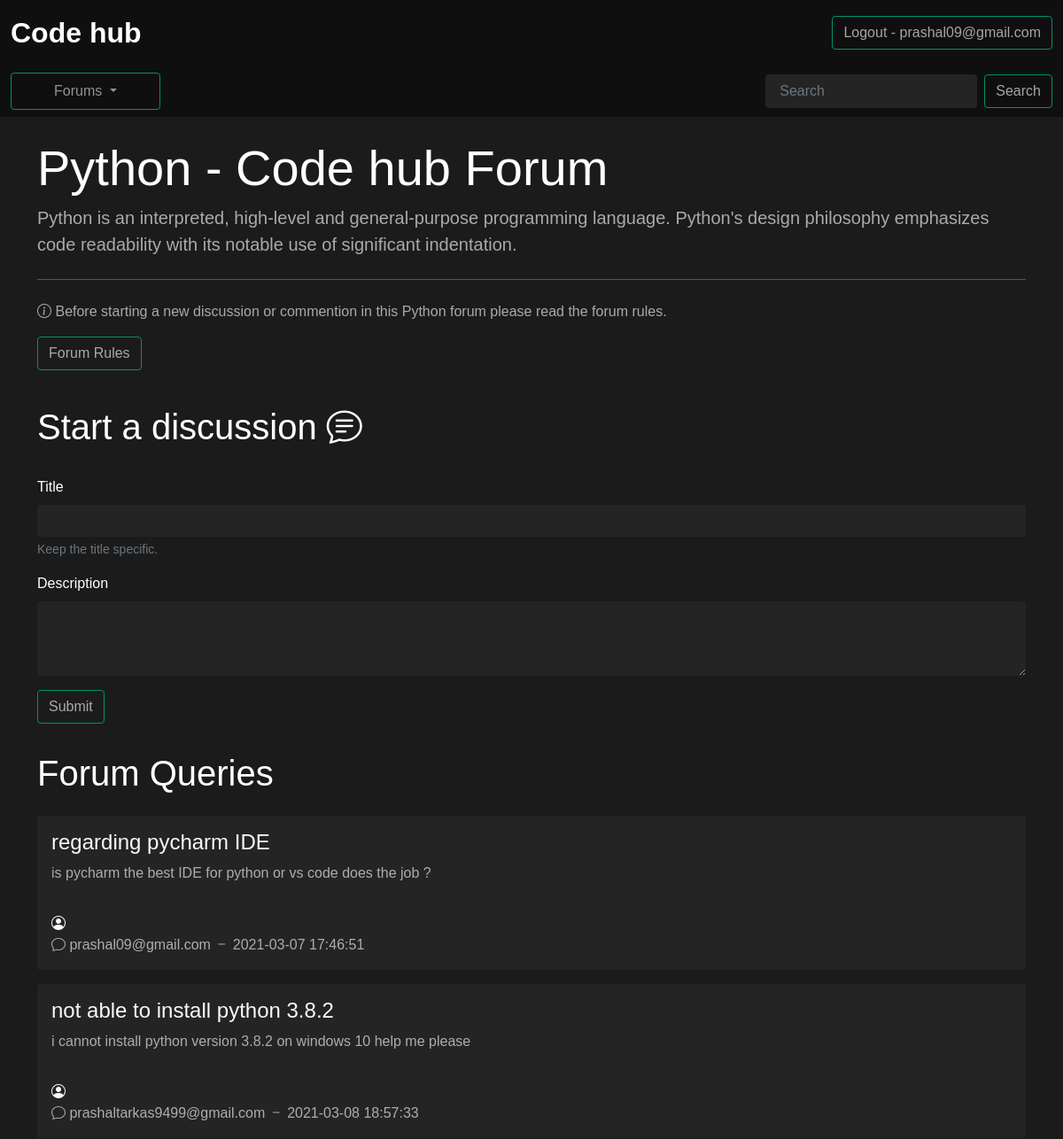
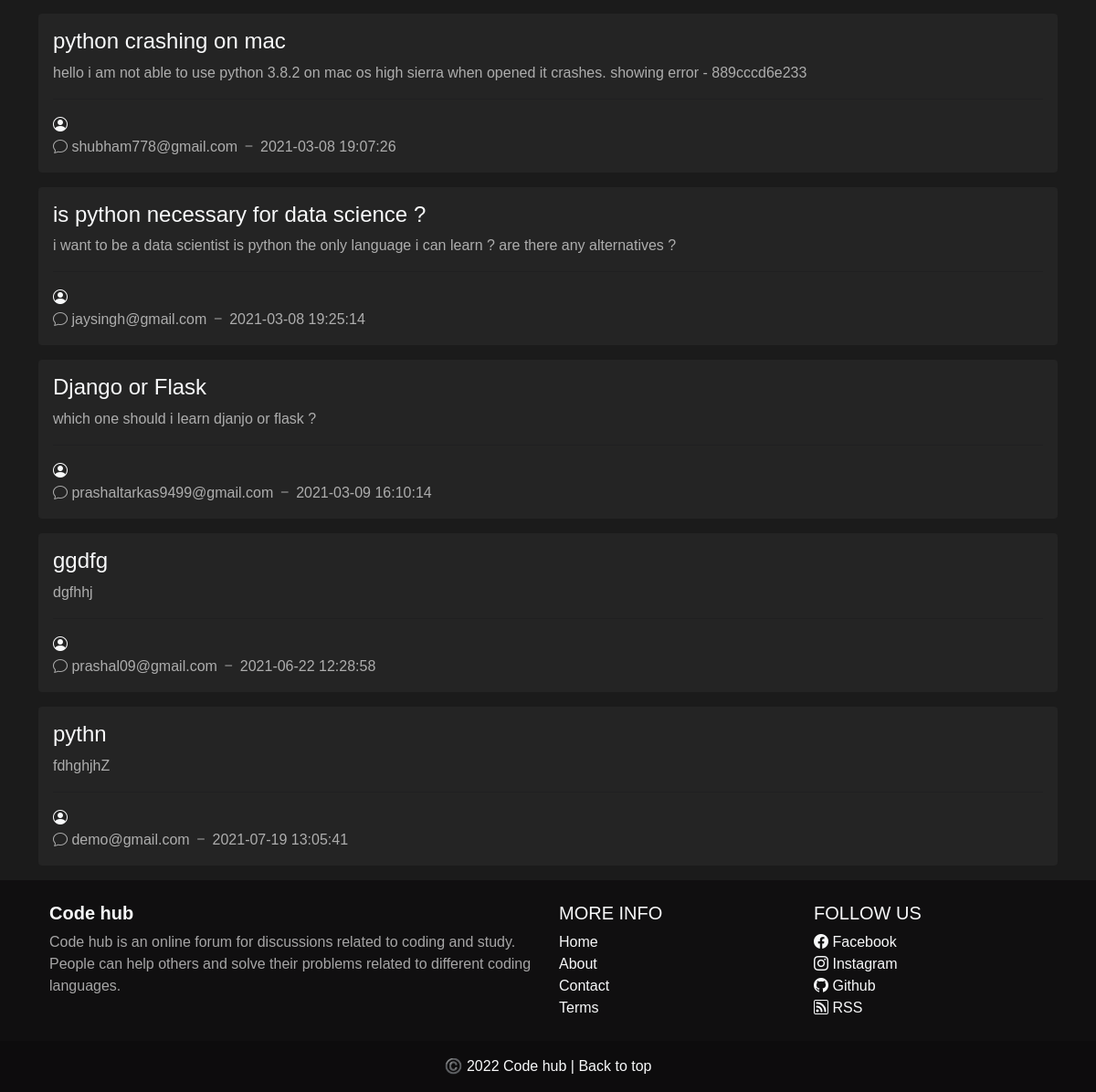
Screenshot of /threadlist.php?id=1 (signed in) with the database file from the repository (2 pictures, top to bottom).
### tables this page shows
CREATE TABLE `catogaries` (
  `id` int(8) NOT NULL,
  `name` varchar(255) NOT NULL,
  `description` text NOT NULL,
  `created` datetime NOT NULL DEFAULT current_timestamp()
);

CREATE TABLE `threads` (
  `thread_id` int(7) NOT NULL,
  `thread_title` varchar(255) NOT NULL,
  `thread_description` text NOT NULL,
  `thread_forum_id` int(7) NOT NULL,
  `thread_user_id` int(7) NOT NULL,
  `timestamp` datetime NOT NULL DEFAULT current_timestamp()
);

CREATE TABLE `users` (
  `sno` int(8) NOT NULL,
  `user_email` varchar(30) NOT NULL,
  `user_password` varchar(255) NOT NULL,
  `timestamp` datetime NOT NULL DEFAULT current_timestamp()
);

### threadlist.php (the view, shortened to what this page needs)
<!doctype html>
<html lang="en">
<head>
  <link href="https://cdn.jsdelivr.net/npm/bootstrap@5.0.0-beta2/dist/css/bootstrap.min.css" rel="stylesheet">
  <link rel="stylesheet" href="assets/index.css">
  <link rel="stylesheet" href="https://cdn.jsdelivr.net/npm/bootstrap-icons@1.4.0/font/bootstrap-icons.css">
</head>
<body>
  <?php
    include 'assets/components/_header.php';
  ?>
  <?php
    include 'assets/components/_connectdb.php';
  ?>
  <?php
    $id = $_GET['id'];
    $sql = "SELECT * FROM `catogaries` WHERE id=$id";
    $result = mysqli_query($conn, $sql);
    while($row = mysqli_fetch_assoc($result)){
      $forumname = $row['name'];
      $forumdesc = $row['description'];
    }
  ?>
  <div class="container my-4">
    <div class="jumbotron">
      <h1 class="display-4">
        <?php
          echo $forumname;
        ?> - Code hub Forum
      </h1>
      <p class="lead">
        <?php
          echo $forumdesc;
        ?>
      </p>
      <hr class="my-4">
      <p>
        <i class="bi bi-info-circle"></i>
        Before starting a new discussion or commention in this
        <?php
          echo $forumname;
        ?> forum please read the forum rules.
      </p>
      <p class="lead">
        <a class="btn btn-outline-success" href="rules.php" role="button">Forum Rules</a>
      </p>
    </div>
  </div>
  <?php
    if(isset($_SESSION['loggedin']) && $_SESSION['loggedin']==true){
      echo '
      <div class="container">
        <h1 class="py-3">Start a discussion
          <i class="bi bi-chat-text"></i>
        </h1>
        <form class="my-3" action="' . $_SERVER["REQUEST_URI"] . '" method="post">
          <div class="mb-3">
            <label class="form-label">Title</label>
            <input type="text" class="form-control" id="title" name="title" aria-describedby="Help" required>
            <div id="Help" class="form-text">Keep the title specific.</div>
          </div>
          <div class="mb-3">
            <label class="form-label">Description</label>
            <textarea class="form-control" id="description" name="description" rows="3" required></textarea>
          </div>
          <input type="hidden" name="sno" value="'. $_SESSION["sno"]. '">
          <button type="submit" class="btn btn-outline-success" id="liveToastBtn">Submit</button>
        </form>
      </div>';
    }
  ?>
  <div class="container">
    <h1 class="py-3">Forum Queries</h1>
    <?php
      $id = $_GET['id'];
      $sql = "SELECT * FROM `threads` WHERE thread_forum_id=$id";
      $result = mysqli_query($conn, $sql);
      while($row = mysqli_fetch_assoc($result)){
        $id = $row['thread_id'];
        $title = $row['thread_title'];
        $titledesc = $row['thread_description'];
        $threadtime = $row['timestamp'];
        $threaduserid = $row['thread_user_id'];
        $sql2 = "SELECT user_email FROM `users` WHERE sno='$threaduserid'";
        $result2 = mysqli_query($conn, $sql2);
        $row2 = mysqli_fetch_assoc($result2);
        echo '
        <div class="alert alert-dark" role="thread">
          <h4 class="alert-heading">
            <a class="text-light text-decoration-none" href="thread.php?threadid=' . $id . '">' . $title . '</a>
          </h4>
          <p>  ' . $titledesc . ' </p>
          <hr>
          <i class="bi bi-person-circle text-light"></i>
          <p class="mb-0 "><i class="bi bi-chat"></i> ' . $row2 ['user_email'] . ' <i class="bi bi-dash"></i> ' . $threadtime . '</p>
        </div>';
      }
    ?>
  </div>
  <?php
    include 'assets/components/_footer.php';
  ?>
</body>
</html>

### assets/index.css (style rules this page uses)
body, html { margin: 0; padding: 0; height: 100%; font-family: "Space Grotesk", sans-serif; background-color: #1b1b1b; color: #ffffff; color-scheme: dark; box-sizing: border-box; }
.btn-outline-success, .btn-outline-success.dropdown-toggle.show, .btn-outline-success:active { color: #ffffffa0; background-color: #00000000; border-color: #00916e; }
p { color: #ffffffa0; }
.form-control { color: #ffffff; background-color: #242424; border: none; }
.alert-dark { background: #242424; border: none; }
div a { text-decoration: none; }

### rows the page displays
catogaries: name "Python", description "Python is an interpreted, high-level and general-purpose programming language. Python's design philosophy emphasizes code readability with its notable use of significant indentation."
threads: thread_title "regarding pycharm IDE", thread_description "is pycharm the best IDE for python or vs code does the job ?", users.user_email "prashal09@gmail.com", timestamp "2021-03-07 17:46:51"
threads: thread_title "not able to install python 3.8.2", thread_description "i cannot install python version 3.8.2 on windows 10 help me please", users.user_email "prashaltarkas9499@gmail.com", timestamp "2021-03-08 18:57:33"
threads: thread_title "python crashing on mac", thread_description "hello i am not able to use python 3.8.2 on mac os high sierra when opened it crashes. showing error - 889cccd6e233", users.user_email "shubham778@gmail.com", timestamp "2021-03-08 19:07:26"
threads: thread_title "is python necessary for data science ?", thread_description "i want to be a data scientist is python the only language i can learn ? are there any alternatives ?", users.user_email "jaysingh@gmail.com", timestamp "2021-03-08 19:25:14"
threads: thread_title "Django or Flask", thread_description "which one should i learn djanjo or flask ?", users.user_email "prashaltarkas9499@gmail.com", timestamp "2021-03-09 16:10:14"
threads: thread_title "ggdfg", thread_description "dgfhhj", users.user_email "prashal09@gmail.com", timestamp "2021-06-22 12:28:58"
threads: thread_title "pythn", thread_description "fdhghjhZ", users.user_email "demo@gmail.com", timestamp "2021-07-19 13:05:41"

### other values shown
$_SESSION['useremail'] "prashal09@gmail.com"
